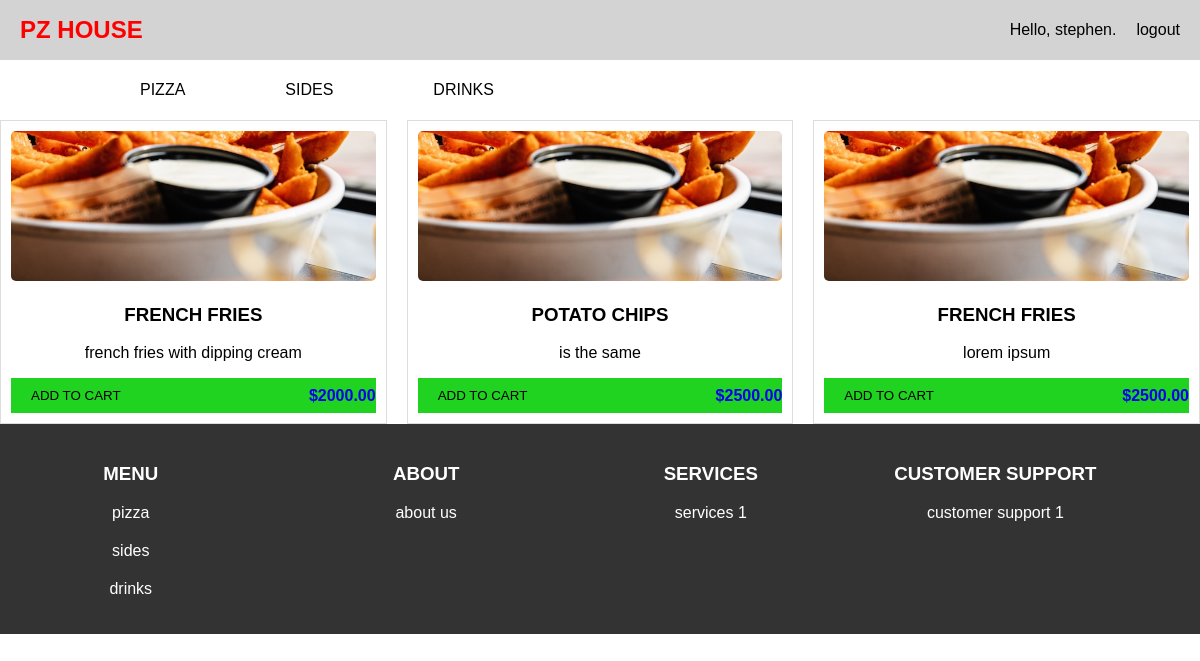
The page /side_page/ (signed in) on the database its author committed.
### pizza_app/models.py (models this page shows, shortened)
class sides(models.Model):
    name = models.CharField(max_length=100)
    description = models.TextField()
    image = models.ImageField(upload_to='media/sides/')
    price = models.DecimalField(max_digits=6, decimal_places=2)

### pizza_app/views.py (the view)
# urls.py: path('side_page/', views.side_page, name= 'side_page'),
def side_page(request):
    side_page = sides.objects.all()
    context = {'side_page': side_page}
    return render(request, 'pizza_app/side_page.html', context)

### pizza_app/templates/pizza_app/side_page.html (shortened to what this page needs)
{% extends "pizza_app/base.html" %}
    {% load static %}
{% block content %}
<nav class="navigation">
    <ul class="unorder">
        <a href="{% url 'pizza_app:pizza_page' %}"><li>pizza</li></a>
        <a href="{% url 'pizza_app:side_page' %}"><li>sides</li></a>
        <a href="{% url 'pizza_app:drink_page' %}"><li>drinks</li></a>
    </ul>
</nav>
<div class="pizza-container">
    {% for sides in side_page %}
    <div class="pizza-box">
        <img src="{{ sides.image.url }}" alt="{{ sides.name }}">
        <h3>{{ sides.name }}</h3>
        <p>{{ sides.description }}</p>
        <a href="#" class="button-container">
            <button>Add to Cart</button>
            <span class="price">${{ sides.price }}</span>
        </a>
    </div>
    {% endfor %}
</div>
{% endblock %}

### pizza_app/templates/pizza_app/base.html (shortened to what this page needs)
<!DOCTYPE html>
<html>
    <head>
        {% load static %}
        <link rel="stylesheet" href="{% static 'css/main.css' %}" type="text/css">
        <link rel="stylesheet" href="{% static 'css/main_page.css' %}" type="text/css">
        <link rel="stylesheet" href="{% static 'css/child_page.css' %}" type="text/css">
    </head>
    <body>
        <nav>
            <label class="logo"><a href="{% url 'pizza_app:index' %}">PZ HOUSE</a></label>
            <ul>
                {% if user.is_authenticated %}
                    Hello, {{ user.username }}.
                    <a href="{% url 'users:logout' %}"><li>logout</li></a>
                {% else %}
                <a href="{% url 'users:login' %}"><li>Signin</li></a>
                <a href="{% url 'users:register' %}"><li>Register</li></a>
                {% endif %}
            </ul>
        </nav>
        {% block content %}{% endblock content %}
        <footer>
            <main class="container">
                <section class="menu">
                    <h3>MENU</h3>
                    <ul>
                        <a href="{% url 'pizza_app:pizza_page' %}"><li>pizza</li></a>
                        <a href="{% url 'pizza_app:side_page' %}"><li>sides</li></a>
                        <a href="{% url 'pizza_app:drink_page' %}"><li>drinks</li></a>
                    </ul>
                </section>
                <section class="about">
                    <h3>about</h3>
                    <ul>
                        <li>about us</li>
                    </ul>
                </section class="services">
                <section>
                    <h3>services</h3>
                    <ul>
                        <li>services 1</li>
                    </ul>
                </section>
                <section class="customer">
                    <h3>customer support</h3>
                    <ul>
                        <li>customer support 1</li>
                    </ul>
                </section>
            </main>
        </footer>
    </body>
</html>

### pizza_app/static/css/main.css (style rules this page uses)
body { background-color: white; color: black; margin: 0; padding: 0; font-family: Arial, Helvetica, sans-serif; }
nav { background-color: lightgray; height: 60px; width: 100%; display: flex; justify-content: space-between; align-items: center; }
label.logo a { text-decoration: none; color: red; font-size: 24px; font-weight: bold; text-transform: uppercase; margin-left: 20px; }
nav ul { list-style: none; display: flex; margin-right: 20px; text-decoration: none; }
nav ul a { color: black; text-decoration: none; }
nav ul li { margin-left: 20px; text-decoration: none; }
nav ul a li { color: black; text-decoration: none; }
footer { background-color: #333; color: white; padding: 20px; text-align: center; display: flex; flex-direction: column; }
footer ul { list-style: none; text-decoration: none; padding: 0; display: grid; grid-template-columns: repeat(auto-fit, minmax(200px, 1fr)); grid-gap: 20px; }
footer ul a { text-decoration: none; color: white; }
footer ul li { display: block; }
footer ul a li { color: white; text-decoration: none; }
.container { display: flex; padding: 0; }
.menu { flex-grow: 1; flex-basis: 60%; }
.about { flex-grow: 1; flex-basis: 100%; }
.customer { flex-grow: 1; flex-basis: 100%; }
h3 { text-transform: uppercase; }

### pizza_app/static/css/child_page.css (style rules this page uses)
.pizza-container { background-color: white; display: grid; grid-template-columns: repeat(3, 1fr); gap: 20px; }
.pizza-box { border: 1px solid #ddd; padding: 10px; text-align: center; }
.pizza-box img { width: 100%; height: 150px; object-fit: cover; border-radius: 5px; }
.button-container { text-decoration: none; background-color: rgb(32, 211, 32); display: flex; justify-content: space-between; margin-top: 10px; align-items: center; }
.button-container button { background-color: rgb(32, 211, 32); padding: 10px 20px; text-transform: uppercase; border-radius: 5px; cursor: pointer; border: none; }
.price { font-weight: bold; }
nav.navigation { background-color: white; height: 60px; width: 100%; display: flex; justify-content: space-between; align-items: center; }
nav ul.unorder { list-style: none; display: flex; margin-right: 20px; }
nav ul.unorder li { margin-left: 100px; text-transform: uppercase; border-radius: 5px; }
nav.navigation ul.unorder a { color: black; text-decoration: none; }

### rows shown on the page
sides: image (picture), name "FRENCH FRIES", description "french fries with dipping cream", price "2000.00"
sides: image (picture), name "POTATO CHIPS", description "is the same", price "2500.00"
sides: image (picture), name "FRENCH FRIES", description "lorem ipsum", price "2500.00"

### other values the page prints
{{ user.username }} "stephen"
